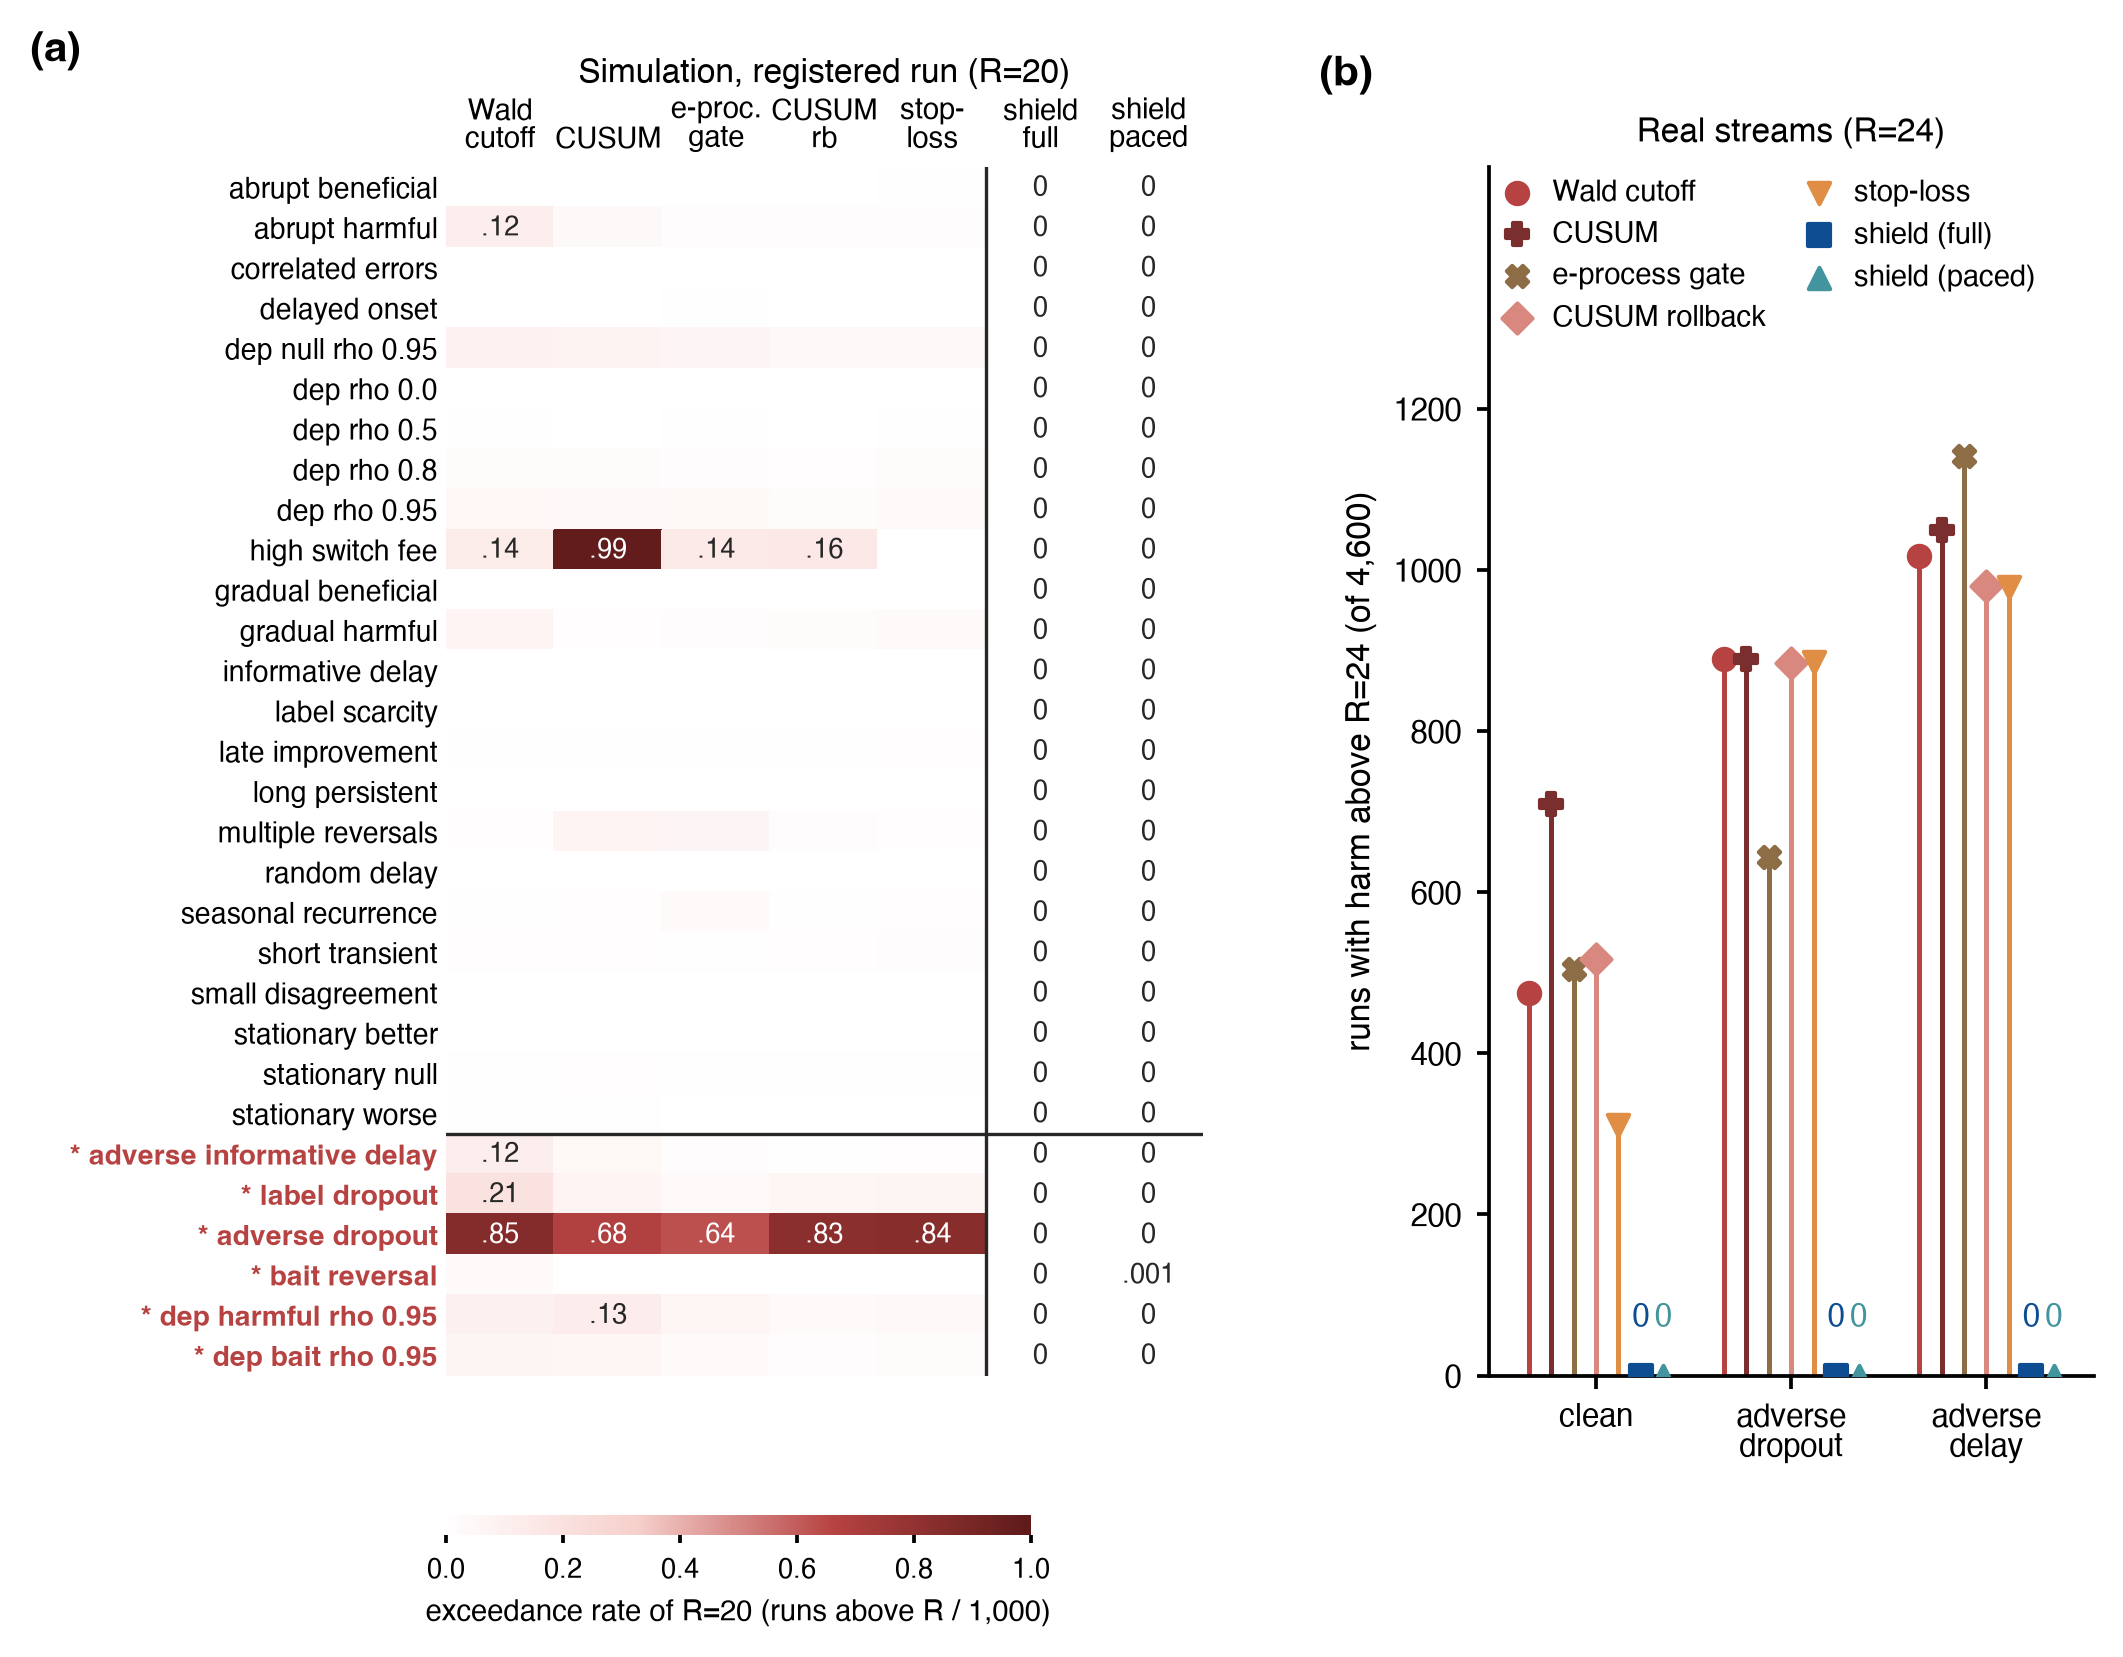

Reproduce this figure in Python.
"""Appendix figure: full per-regime exceedance heatmap and real-stream counts (all arms)."""
import sys
from pathlib import Path
import numpy as np
sys.path.insert(0, str(Path(__file__).resolve().parent))
import matplotlib.pyplot as plt
from matplotlib.colors import LinearSegmentedColormap
from style import PALETTE as P, WIDTH, apply_style, panel_label, save
from viol_data import *

apply_style(8)
fig = plt.figure(figsize=(WIDTH, 5.3))
gs = fig.add_gridspec(1, 2, width_ratios=[1.25, 1], wspace=0.42, left=0.14, right=0.985, top=0.93, bottom=0.17)
ax = fig.add_subplot(gs[0]); bx = fig.add_subplot(gs[1])
cmap = LinearSegmentedColormap.from_list("w2r", ["#FFFFFF", P["red_1"], P["red_strong"], "#5E1B1A"])
im = ax.pcolormesh(np.arange(M.shape[1] + 1) - 0.5, np.arange(M.shape[0] + 1) - 0.5, M, cmap=cmap, vmin=0, vmax=1, edgecolors="face", linewidth=0.3, rasterized=False)
ax.set_xlim(-0.5, M.shape[1] - 0.5); ax.set_ylim(M.shape[0] - 0.5, -0.5)
ax.set_xticks(range(len(cols))); ax.set_xticklabels([c[2] for c in cols], fontsize=7)
ax.xaxis.tick_top(); ax.tick_params(axis="x", length=0)
RENAME = {"expensive_switch": "high switch fee", "dropout_adverse": "adverse dropout"}  # names used in the text
lab = lambda g: RENAME.get(g, g.replace("_", " "))
ax.set_yticks(range(len(order))); ax.set_yticklabels([("* " if g in stress else "") + lab(g) for g in order], fontsize=6.8)
for t, g in zip(ax.get_yticklabels(), order):
    if g in stress: t.set_color(P["red_strong"]); t.set_fontweight("bold")
ax.tick_params(axis="y", length=0, pad=2)
for s in ax.spines.values(): s.set_visible(False)
ax.axhline(len(orig) - 0.5, color=P["dark"], lw=0.8)
ax.axvline(4.5, color=P["dark"], lw=0.8)
for i in range(M.shape[0]):
    for j in range(M.shape[1]):
        v = M[i, j]
        if v >= 0.1: ax.text(j, i, f"{v:.2f}".lstrip("0"), ha="center", va="center", fontsize=6.5, color="white" if v > 0.45 else P["dark"])
        elif j >= 5: ax.text(j, i, f"{v:.3f}".lstrip("0") if v > 0 else "0", ha="center", va="center", fontsize=6.5, color=P["dark"])
cax = fig.add_axes([0.14, 0.07, 0.3, 0.012])
cb = fig.colorbar(im, cax=cax, orientation="horizontal"); cb.set_label("exceedance rate of $R$=20 (runs above $R$ / 1,000)", fontsize=7)
cb.outline.set_visible(False); cb.solids.set_rasterized(False); cb.solids.set_edgecolor("face"); cb.ax.tick_params(labelsize=6.5, length=2)
panel_label(ax, "(a)", -0.55, 1.08)
ax.text(0.5, -0.045, "", transform=ax.transAxes)

# (b)
x = np.arange(len(conds)); w = 0.115
for i, (a, lbl, col, mk) in enumerate(rarms):
    xs = x + (i - 3) * w
    bx.vlines(xs, 0, cnt[a], color=col, lw=1.2)
    bx.scatter(xs, cnt[a], color=col, marker=mk, s=26, zorder=3, label=lbl)
    for xi, v in zip(xs, cnt[a]):
        if not v: bx.text(xi, 55, "0", ha="center", va="bottom", fontsize=7.5, color=col)
bx.set_xticks(x); bx.set_xticklabels(["clean", "adverse\ndropout", "adverse\ndelay"])
bx.set_ylabel(f"runs with harm above $R$=24 (of {tot[0]:,})")
bx.set_ylim(0, 1500); bx.set_yticks(range(0, 1201, 200)); bx.set_xlim(-0.55, 2.55)
bx.legend(loc="upper left", ncol=2, fontsize=7, bbox_to_anchor=(-0.02, 1.0), columnspacing=0.8, handletextpad=0.2, borderaxespad=0)
panel_label(bx, "(b)", -0.28, 1.06)
bx.set_title("Real streams ($R$=24)", loc="center", fontsize=8, y=1.0, pad=6)
ax.text(0.5, 1.07, "Simulation, registered run ($R$=20)", transform=ax.transAxes, ha="center", fontsize=8)
save(fig, "violations_full")
print("tot runs", tot); print({a: v for a, v in cnt.items()})
print("worst per col", dict(zip([c[0] for c in cols], M.max(0).round(3))), "pooled", dict(zip([c[0] for c in cols], M.mean(0).round(4))))
